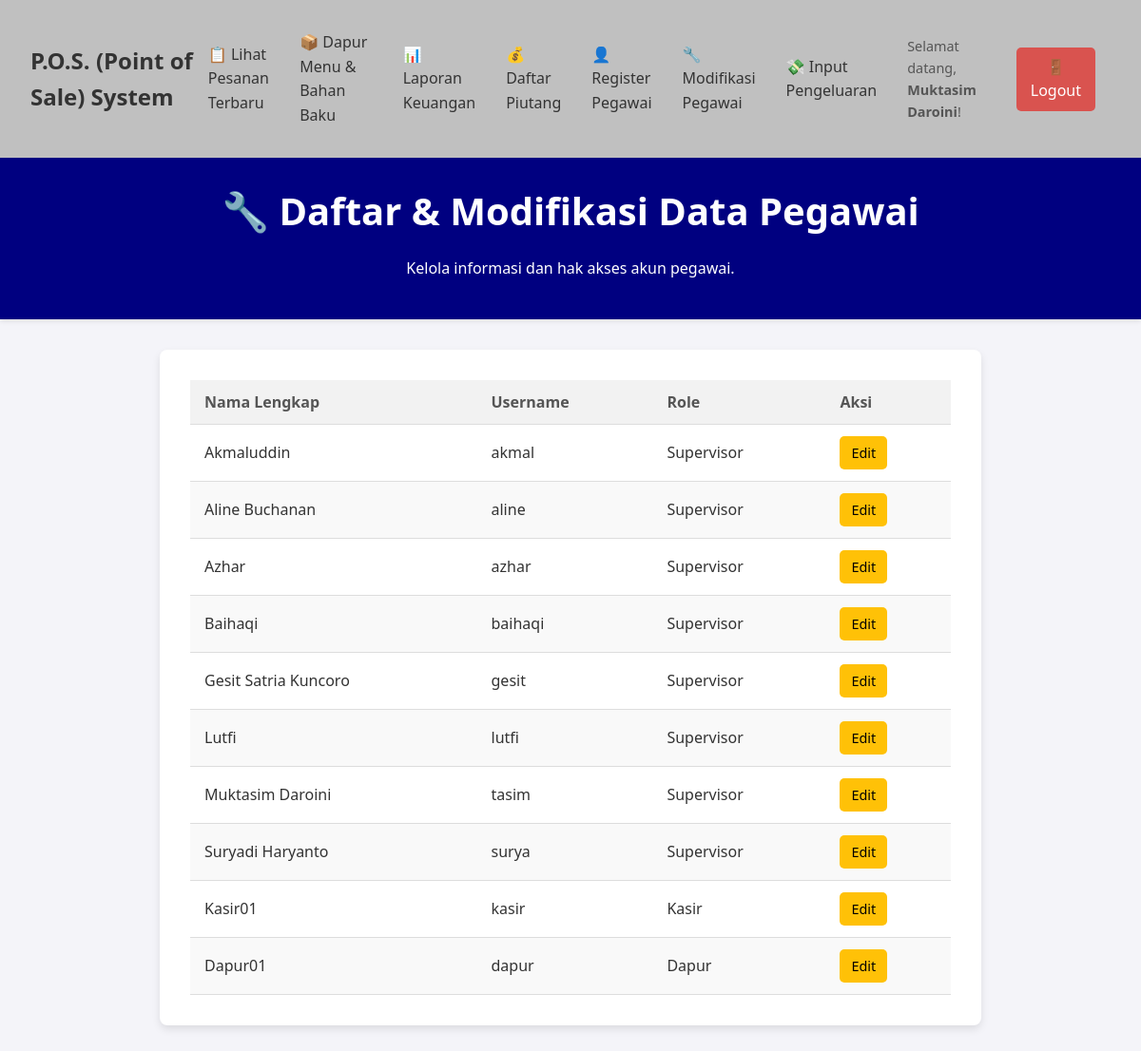
The page /daftar_pegawai.php (signed in) on the database its author committed.
### tables this page shows
CREATE TABLE `user` (
  `id_user` int(11) NOT NULL,
  `nama_user` varchar(100) NOT NULL,
  `username` varchar(50) NOT NULL,
  `password` varchar(255) NOT NULL,
  `role` varchar(20) NOT NULL
);

### daftar_pegawai.php (the view, shortened to what this page needs)
<?php
include 'navbar.php';
require_once 'db_connect.php';
$current_user_role = $_SESSION['user_role'];
$sql = "SELECT id_user, nama_user, username, role FROM user";
$where_clauses = [];
if ($current_user_role == 'supervisor') {
  $where_clauses[] = "role != 'administrator'";
}
if (!empty($where_clauses)) {
  $sql .= " WHERE " . implode(' AND ', $where_clauses);
}
$sql .= " ORDER BY CASE role WHEN 'administrator' THEN 1 WHEN 'supervisor' THEN 2 WHEN 'kasir' THEN 3 WHEN 'dapur' THEN 4 ELSE 5 END, nama_user ASC";
$result = mysqli_query($conn, $sql);
?>
<!DOCTYPE html>
<html lang="id">
<head>
  <link rel="stylesheet" href="style.css">
</head>
<body>
  <header>
    <h1>🔧 Daftar & Modifikasi Data Pegawai</h1>
    <p>Kelola informasi dan hak akses akun pegawai.</p>
  </header>
  <main>
    <table>
      <thead>
        <tr>
          <th>Nama Lengkap</th>
          <th>Username</th>
          <th>Role</th>
          <th>Aksi</th>
        </tr>
      </thead>
      <tbody>
        <?php if ($result && mysqli_num_rows($result) > 0): ?>
          <?php while ($row = mysqli_fetch_assoc($result)): ?>
            <tr>
              <td><?= htmlspecialchars($row['nama_user']); ?></td>
              <td><?= htmlspecialchars($row['username']); ?></td>
              <td><?= ucfirst(htmlspecialchars($row['role'])); ?></td>
              <td>
                <?php
                if ($current_user_role == 'administrator' || ($current_user_role == 'supervisor' && $row['role'] != 'administrator')) {
                  echo '<a href="edit_pegawai.php?id=' . $row['id_user'] . '" class="btn-pesan" style="background-color: #ffc107; color: black;">Edit</a>';
                } else {
                  echo '<i>Tidak ada aksi</i>';
                }
                ?>
              </td>
            </tr>
          <?php endwhile; ?>
        <?php else: ?>
          <tr>
            <td colspan="4" style="text-align:center;">Tidak ada data pegawai yang bisa ditampilkan.</td>
          </tr>
        <?php endif; ?>
      </tbody>
    </table>
  </main>
</body>
</html>

### style.css (style rules this page uses)
body { font-family: 'Segoe UI', Tahoma, Geneva, Verdana, sans-serif; background-color: #f4f4f9; color: #333; margin: 0; line-height: 1.6; }
header { background-color: #000080; color: white; padding: 1.5rem 2rem; text-align: center; box-shadow: 0 2px 5px rgba(0, 0, 0, 0.1); }
header h1 { margin: 0; font-size: 2.5rem; }
main { padding: 2rem; max-width: 800px; margin: 2rem auto; background-color: white; border-radius: 8px; box-shadow: 0 4px 8px rgba(0, 0, 0, 0.1); }
table { width: 100%; border-collapse: collapse; }
th, td { padding: 12px 15px; text-align: left; border-bottom: 1px solid #ddd; }
thead th { background-color: #f2f2f2; font-weight: bold; color: #555; }
tbody tr:nth-child(even) { background-color: #f9f9f9; }
.btn-pesan { display: inline-block; background-color: #007bff; color: white; padding: 8px 12px; text-decoration: none; border-radius: 5px; font-size: 0.9em; transition: background-color 0.2s; }

### rows shown on the page
user: nama_user "Akmaluddin", username "akmal", role "Supervisor"
user: nama_user "Aline Buchanan", username "aline", role "Supervisor"
user: nama_user "Azhar", username "azhar", role "Supervisor"
user: nama_user "Baihaqi", username "baihaqi", role "Supervisor"
user: nama_user "Gesit Satria Kuncoro", username "gesit", role "Supervisor"
user: nama_user "Lutfi", username "lutfi", role "Supervisor"
user: nama_user "Muktasim Daroini", username "tasim", role "Supervisor"
user: nama_user "Suryadi Haryanto", username "surya", role "Supervisor"
user: nama_user "Kasir01", username "kasir", role "Kasir"
user: nama_user "Dapur01", username "dapur", role "Dapur"

### other values the page prints
$_SESSION['user_name'] "Muktasim Daroini"
